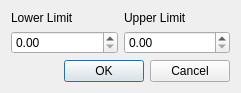
<?xml version="1.0" encoding="UTF-8"?>
<ui version="4.0">
 <class>Limits</class>
 <widget class="QDialog" name="Limits">
  <property name="geometry">
   <rect>
    <x>0</x>
    <y>0</y>
    <width>241</width>
    <height>77</height>
   </rect>
  </property>
  <property name="windowTitle">
   <string>Limits</string>
  </property>
  <layout class="QGridLayout" name="gridLayout">
   <item row="1" column="0">
    <widget class="QDoubleSpinBox" name="LowerLimit"/>
   </item>
   <item row="1" column="1">
    <widget class="QDoubleSpinBox" name="UpperLimit"/>
   </item>
   <item row="2" column="0" colspan="2">
    <widget class="QDialogButtonBox" name="ButtonBox">
     <property name="orientation">
      <enum>Qt::Horizontal</enum>
     </property>
     <property name="standardButtons">
      <set>QDialogButtonBox::Cancel|QDialogButtonBox::Ok</set>
     </property>
     <property name="centerButtons">
      <bool>false</bool>
     </property>
    </widget>
   </item>
   <item row="0" column="0">
    <widget class="QLabel" name="LabelLower">
     <property name="text">
      <string>Lower Limit</string>
     </property>
    </widget>
   </item>
   <item row="0" column="1">
    <widget class="QLabel" name="LabelUpper">
     <property name="text">
      <string>Upper Limit</string>
     </property>
    </widget>
   </item>
  </layout>
 </widget>
 <resources/>
 <connections>
  <connection>
   <sender>ButtonBox</sender>
   <signal>accepted()</signal>
   <receiver>Limits</receiver>
   <slot>accept()</slot>
   <hints>
    <hint type="sourcelabel">
     <x>248</x>
     <y>254</y>
    </hint>
    <hint type="destinationlabel">
     <x>157</x>
     <y>274</y>
    </hint>
   </hints>
  </connection>
  <connection>
   <sender>ButtonBox</sender>
   <signal>rejected()</signal>
   <receiver>Limits</receiver>
   <slot>reject()</slot>
   <hints>
    <hint type="sourcelabel">
     <x>316</x>
     <y>260</y>
    </hint>
    <hint type="destinationlabel">
     <x>286</x>
     <y>274</y>
    </hint>
   </hints>
  </connection>
 </connections>
</ui>
